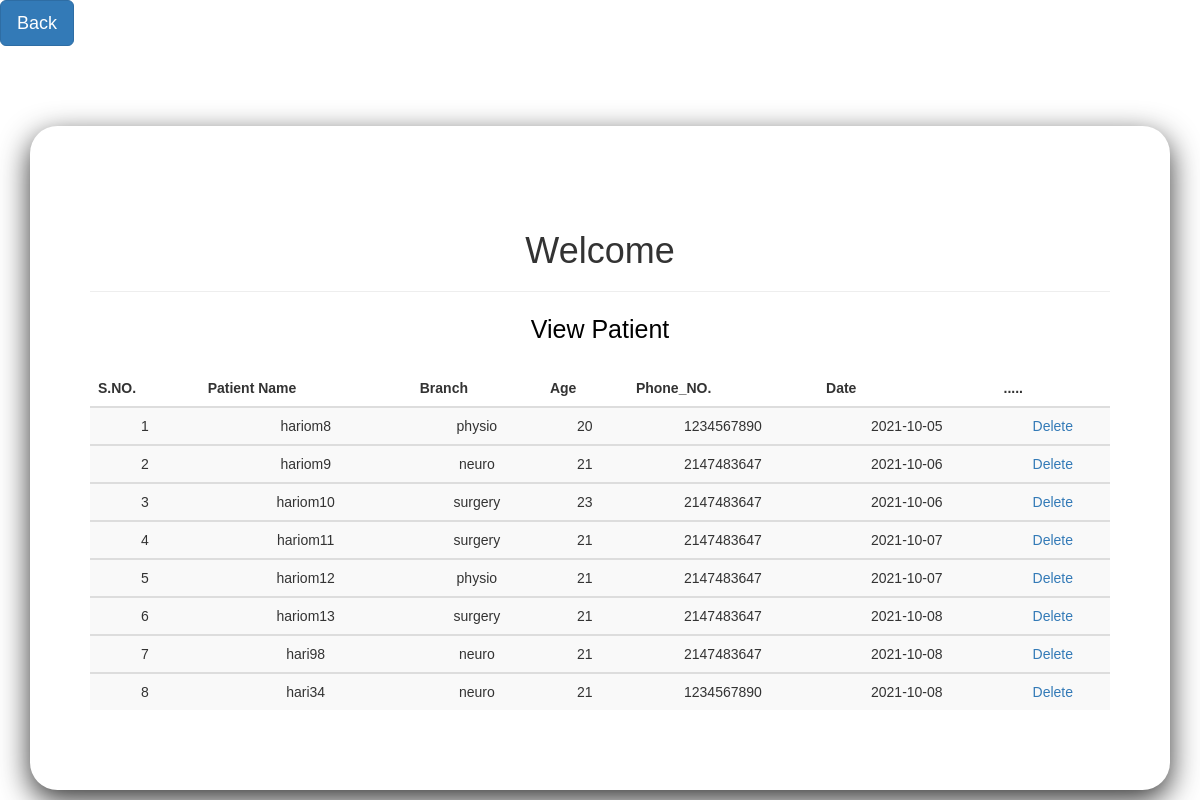
/PHP/view_patient.php, run on the app's committed database.
### tables this page shows
CREATE TABLE `patients` (
  `id` int(11) NOT NULL,
  `name` varchar(120) DEFAULT NULL,
  `Branch` varchar(200) DEFAULT NULL,
  `registerdate` date DEFAULT NULL,
  `RegDate` timestamp NULL DEFAULT current_timestamp(),
  `phoneno` int(10) DEFAULT NULL,
  `Age` int(3) DEFAULT NULL
);

### PHP/pdo.PHP (called while the page is built, shortened)
<?php
class Database_Connection
{
function __construct()
{
$connection = mysqli_connect(server,username,password,databasename);
$this->dbhost=$connection;
}
public function viewing()
{
$seeing=mysqli_query($this->dbhost,"select * from patients ");
return $seeing;
}
}
?>

### PHP/view_patient.php (the view, shortened to what this page needs)
<?php
include_once('pdo.php');
?>
<!DOCTYPE html>
<html lang="en">
<head>
  <link rel="stylesheet" href="https://maxcdn.bootstrapcdn.com/bootstrap/3.4.1/css/bootstrap.min.css">
    <link rel="stylesheet" href="../CSS/dashboard.css">
</head>
<body>
    <header>
         <header>
         <a class="btn  btn-primary btn-lg btn-hover-shadow mb-3 px-4 mx-2" href="dashboard2.php">Back</a>
</header>
</header>
        <div class="container important text-center">
            <div class="card dashboard">
  <div class="card-body">
      <div class="card-title mb-3 pb-3">  <h1 class="display-2">Welcome <?php echo $_SESSION['Username'] ?></h1></div>
        <hr class="my-4 " style={{ width: '75%', marginLeft: '15%' }}></hr>
      <div class="card-text">
          <p class="login-card-description">View Patient</p>
            <table class="table table-striped table-dark">
            <thead >
            <tr>
              <th scope="col">S.NO.</th>
              <th scope="col">Patient Name</th>
              <th scope="col">Branch</th>
              <th scope="col">Age</th>
              <th scope="col">Phone_NO.</th>
              <th scope="col">Date</th>
              <th scope="col"> ..... </th>
            </tr>
            </thead>
            <?php
            $dataviewing=new Database_Connection();
              $sql = $dataviewing->viewing();
              $count=1;
              while ($row=mysqli_fetch_array($sql)) {
                  ?>
                  <tbody>
                    <tr>
                      <td ><?php echo $count;?></td>
                      <td><?php  echo $row['name'];?></td>
                      <td><?php  echo $row['Branch'];?></td>
                      <td><?php  echo $row['Age'];?></td>
                      <td><?php  echo $row['phoneno'];?></td>
                      <td><?php  echo $row['registerdate'];?></td>
                      <td> <?php echo "<a href='delete1.php?a=".$row['RegDate']."'>Delete</a>"; ?></td>
                    </tr>
                    <?php
                     $count=$count+1;
                     }?>
                     </table>
</div>
  </div>
</div>
</div>
</body>
</html>

### CSS/dashboard.css (style rules this page uses)
body { font-family: sans-serif; background-image: url("https://wallpaper.dog/large/854206.jpg"); min-height: 100vh; }
.dashboard { border: 0; border-radius: 27.5px; box-shadow: 0 10px 30px 0; overflow: hidden; }
.dashboard .card-body { padding: 85px 60px 60px; }
.important { margin-top: 80px; }
.login-card-description { font-size: 25px; color: #000; font-weight: normal; margin-bottom: 23px; }

### data on the page
patients: name "hariom8", Branch "physio", Age "20", phoneno "1234567890", registerdate "2021-10-05"
patients: name "hariom9", Branch "neuro", Age "21", phoneno "2147483647", registerdate "2021-10-06"
patients: name "hariom10", Branch "surgery", Age "23", phoneno "2147483647", registerdate "2021-10-06"
patients: name "hariom11", Branch "surgery", Age "21", phoneno "2147483647", registerdate "2021-10-07"
patients: name "hariom12", Branch "physio", Age "21", phoneno "2147483647", registerdate "2021-10-07"
patients: name "hariom13", Branch "surgery", Age "21", phoneno "2147483647", registerdate "2021-10-08"
patients: name "hari98", Branch "neuro", Age "21", phoneno "2147483647", registerdate "2021-10-08"
patients: name "hari34", Branch "neuro", Age "21", phoneno "1234567890", registerdate "2021-10-08"
